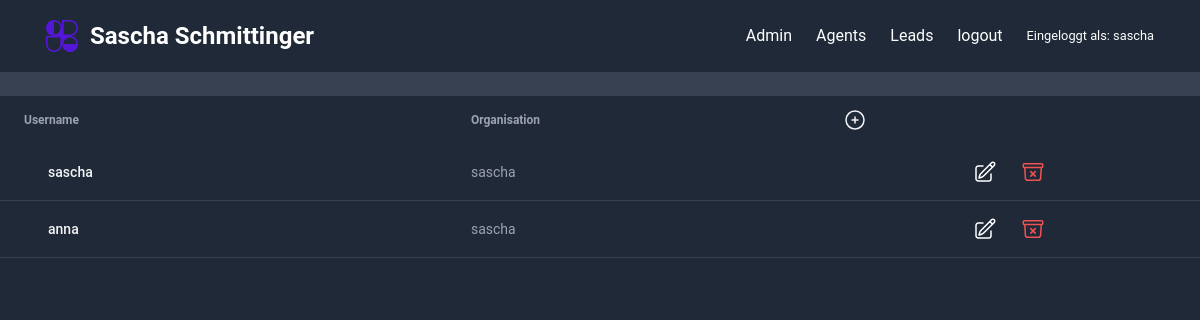
Screenshot of /agents/ (signed in) with the database file from the repository.
### leads/models.py (models this page shows, shortened)
class User(AbstractUser):
    is_organisor = models.BooleanField(default=True)
    is_agent = models.BooleanField(default=False)

class Agent(models.Model):
    user = models.OneToOneField(User, on_delete=models.CASCADE)
    organisation = models.ForeignKey(UserProfile, on_delete=models.CASCADE)

class UserProfile(models.Model):
    user = models.OneToOneField(User, on_delete=models.CASCADE)
    def __str__(self):
        return self.user.username

### agents/views.py (the view)
# urls.py: path('', AgentListView.as_view(), name='agents_list'),
class AgentListView(OrganisatorAndLoginRequiredMixin, generic.ListView):
    title = "SSC Agents"
    template_name = "agents/agents_list.html"
    context_object_name = "agents"
    def get_queryset(self):
        organisation = self.request.user.userprofile
        return Agent.objects.filter(organisation=organisation)
    def get_context_data(self, **kwargs):
        context = super(AgentListView, self).get_context_data(**kwargs)
        context.update({"title": self.title})
        return super().get_context_data(**kwargs)

### agents/mixins.py (called while the page is built)
    def dispatch(self, request, *args, **kwargs):
        if not request.user.is_authenticated or not request.user.is_organisor:
            return redirect("login")
        return super().dispatch(request, *args, **kwargs)

### templates/agents/agents_list.html (shortened to what this page needs)
{% extends "../base.html" %}
{% load static %}
{% block start %}
<div class="relative overflow-x-auto ">
  <table class="w-full text-sm text-left rtl:text-right  text-gray-400 bg-gray-800">
      <thead class="text-xs  uppercasebg-gray-700 text-gray-400">
          <tr>
              <th scope="col" class="px-6 py-3">
                 Username
              </th>
              <th scope="col" class="px-6 py-3">
                Organisation
              </th>
              <div class="flex justify-end">
                <th scope="col" class="px-6 py-3 text-gray-100 hover:text-gray-400 transition duration-300">
                  <a href="{% url "agents:agent_create" %}">
                    <svg xmlns="http://www.w3.org/2000/svg" fill="none" viewBox="0 0 24 24" stroke-width="1.5" stroke="currentColor" class="size-6">
                      <path stroke-linecap="round" stroke-linejoin="round" d="M12 9v6m3-3H9m12 0a9 9 0 1 1-18 0 9 9 0 0 1 18 0Z" />
                    </svg>
                  </a>
              </th>
              </div>
          </tr>
      </thead>
      <tbody>
        {% for agent in agents %}
          <tr class=" border-b bg-gray-800 border-gray-700">
              <th scope="row" class="px-6 py-4 font-medium  whitespace-nowrap text-white">
                <a href="#" class="px-6 py-4 text-gray-100 hover:text-gray-400  transition duration-300">
                  {{ agent.user.username }}
              </a>
              </th>
              <td class="px-6 py-4">
                {{ agent.organisation }}
              </td>
              <td class="px-6 py-4">
                <div class="flex items-center justify-center gap-6">
                  <a href="{% url "agents:agent_update" agent.pk %}" class="block font-sans text-sm antialiased font-medium leading-normal text-white">
                  </a>
                  <a href="{% url "agents:agent_delete" agent.pk %}" class="block font-sans text-sm antialiased font-medium leading-normal text-white">
                    </a>
                </div>
              </td>
          </tr>
          {% endfor %}
      </tbody>
  </table>
</div>
{% endblock start %}

### templates/leads/navbar.html (shortened to what this page needs)
{% load static %}
  <nav class=" border-gray-200 bg-gray-800">
    <div class="flex flex-wrap justify-between items-center mx-auto max-w-screen-xl p-4">
        <a href="https://flowbite.com" class="flex items-center space-x-3 rtl:space-x-reverse">
            <img src="{% static "images/logo.svg" %}" class="h-8" alt="Flowbite Logo" />
            <span class="self-center text-2xl font-semibold whitespace-nowrap text-white">Sascha Schmittinger</span>
        </a>
        <div class="flex items-center space-x-6 rtl:space-x-reverse sm:py-2">
          {% if request.user.is_authenticated %}
            {% if request.user.is_organisor %}
            {% if request.user.is_staff %}
            <a href="/admin" class="text-white hover:underline" aria-current="page">Admin</a>
            {% endif %}
            <a href="{% url "agents:agents_list" %}" class="text-white hover:underline">Agents</a>
            {% endif %}
            <a href="{% url "leads:lead_view" %}" class="text-white hover:underline">Leads</a>
           <form method="post" action="{% url 'logout' %}" >
              <button class="text-white" type="submit">logout</button>
           </form>
          <small class="text-white"> Eingeloggt als: {{ request.user.username }}
          </small>
          {% endif %}
        </div>
    </div>
</nav>
<nav class="bg-gray-700">
    <div class="max-w-screen-xl px-4 py-3 mx-auto">
    </div>
</nav>

### rows the page displays
User: user.username "sascha"
Agent: user.username "sascha", organisation "sascha"
Agent: user.username "anna", organisation "sascha"
